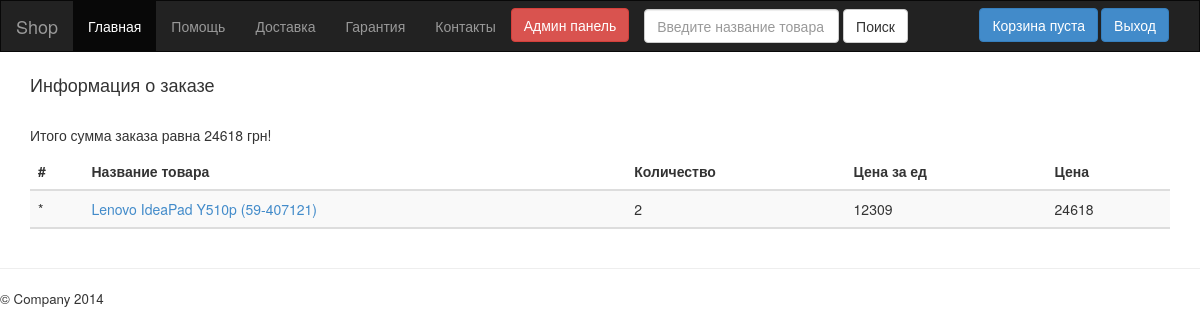
Screenshot of /?adminview/0.609772001393752556 (signed in) with the database file from the repository.
### tables this page shows
CREATE TABLE IF NOT EXISTS `orders_items` (
  `id` int(10) NOT NULL AUTO_INCREMENT,
  `id_goods` varchar(255) NOT NULL,
  `id_order` varchar(255) NOT NULL,
  `cost_order` int(10) NOT NULL,
  `count` int(10) NOT NULL,
  PRIMARY KEY (`id`)
);

CREATE TABLE IF NOT EXISTS `goods` (
  `id` int(10) NOT NULL AUTO_INCREMENT,
  `name` varchar(255) NOT NULL,
  `category` int(10) NOT NULL,
  `cost` int(10) NOT NULL,
  `specification` text NOT NULL,
  `time` int(20) NOT NULL,
  `poster` varchar(255) NOT NULL,
  PRIMARY KEY (`id`)
);

### app/ctrlIndex.php (called while the page is built, shortened)
<?php
class ctrlIndex extends ctrl
{
    function adminview($id)
    {
        $this->adminview = $this->db->query("SELECT * FROM orders_items, goods WHERE orders_items.id_order='$id' AND orders_items.id_goods=goods.id")->all();
        $this->out('adminview.php');
    }
}

### index.php (called while the page is built, shortened)
<?php
include "lib/db.php";
new app(substr($_SERVER['REQUEST_URI'],2));

### lib/db.php (called while the page is built, shortened)
<?php
class db
{
    public function __construct()
    {
        $link = $this->mysqli = new mysqli("mysql.1freehosting.com", "u661937399_1", "jgz822xo1104", "u661937399_1");
    }
    public function query($sql)
    {
        $args = func_get_args();
        $sql = array_shift($args);
        $link = $this->mysqli;
        $args = array_map(function ($param) use ($link) {
            return "'" . $link->escape_string($param) . "'";
        }, $args);
        $sql = str_replace(array('%', '?'), array('%%', '%s'), $sql);
        array_unshift($args, $sql);
        $sql = call_user_func_array('sprintf', $args);
        $this->last = $this->mysqli->query($sql);
        return $this;
    }
}

### tpl/adminview.php (the view, shortened to what this page needs)
<div class="container"
    <div class="modal-header">
        <h4 class="modal-title" id="myModalLabel">Информация о заказе</h4>
    </div>
</div>
<br>
<div class="container">
    <table class="table table-striped">
        <thead>
        <tr>
            <th>#</th>
            <th>Название товара</th>
            <th>Количество</th>
            <th>Цена за ед</th>
            <th>Цена</th>
        </tr>
        </thead>
        <tbody>
        <? $sum = 0; foreach ($this->adminview as $key => $value1) { ?>
            <tr>
                <td>*</td>
                <td><a href="?viewgoods/<?= $value1['id_goods'] ?>" target="_blank"><?= $value1['name'] ?></a></td>
                <td><?= $value1['count'] ?></td>
                <td><?= $value1['cost_order'] ?></td>
                <td><?= $sumall = $value1['cost_order']*$value1['count'] ?></td>
            </tr>
        <? $sum += $sumall; } ?>
        </tbody>
        <tbody>
        <tr>
            <h5>Итого сумма заказа равна <?= $sum; ?> грн!</h5>
        </tr>
        </tbody>
    </table>
</div>

### rows the page displays
orders_items: id_goods.name "Lenovo IdeaPad Y510p (59-407121)", count "2", cost_order "12309", $sumall = $value1['cost_order']*$value1['count'] "24618"

### other values shown
$sum "24618"
